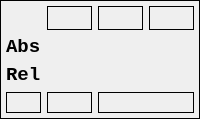
              <widget class="QFrame" name="gridFrame">
               <property name="frameShape">
                <enum>QFrame::Box</enum>
               </property>
               <layout class="QGridLayout" name="gridLayout_2">
                <property name="leftMargin">
                 <number>5</number>
                </property>
                <property name="topMargin">
                 <number>5</number>
                </property>
                <property name="rightMargin">
                 <number>5</number>
                </property>
                <property name="bottomMargin">
                 <number>5</number>
                </property>
                <item row="0" column="2">
                 <widget class="StatusLabel" name="statuslabel_10">
                  <property name="font">
                   <font>
                    <family>Monospace</family>
                    <pointsize>14</pointsize>
                    <weight>75</weight>
                    <bold>true</bold>
                   </font>
                  </property>
                  <property name="frameShape">
                   <enum>QFrame::Box</enum>
                  </property>
                  <property name="alignment">
                   <set>Qt::AlignCenter</set>
                  </property>
                  <property name="rules" stdset="0">
                   <string>[{&quot;channels&quot;: [{&quot;url&quot;: &quot;status:joint.1.homed&quot;, &quot;trigger&quot;: true}], &quot;property&quot;: &quot;Text&quot;, &quot;expression&quot;: &quot;'Y Axis *' if ch[0] else 'Y Axis'&quot;, &quot;name&quot;: &quot;Homed&quot;}, {&quot;channels&quot;: [{&quot;url&quot;: &quot;status:joint.1.homed&quot;, &quot;trigger&quot;: true}], &quot;property&quot;: &quot;Style Sheet&quot;, &quot;expression&quot;: &quot;'background-color:rgb(150,255,150)' if ch[0] else 'background-color:rgb(240,240,80)'&quot;, &quot;name&quot;: &quot;Background Color&quot;}]</string>
                  </property>
                 </widget>
                </item>
                <item row="2" column="0">
                 <widget class="QLabel" name="label">
                  <property name="sizePolicy">
                   <sizepolicy hsizetype="Fixed" vsizetype="Preferred">
                    <horstretch>0</horstretch>
                    <verstretch>0</verstretch>
                   </sizepolicy>
                  </property>
                  <property name="font">
                   <font>
                    <family>Monospace</family>
                    <pointsize>14</pointsize>
                    <weight>75</weight>
                    <bold>true</bold>
                   </font>
                  </property>
                  <property name="text">
                   <string>Abs</string>
                  </property>
                 </widget>
                </item>
                <item row="2" column="1">
                 <widget class="StatusLabel" name="statuslabel_14">
                  <property name="font">
                   <font>
                    <family>Monospace</family>
                    <pointsize>14</pointsize>
                    <weight>75</weight>
                    <bold>true</bold>
                   </font>
                  </property>
                  <property name="alignment">
                   <set>Qt::AlignCenter</set>
                  </property>
                  <property name="rules" stdset="0">
                   <string>[{&quot;channels&quot;: [{&quot;url&quot;: &quot;position:abs?string&amp;axis=x&quot;, &quot;trigger&quot;: true}], &quot;property&quot;: &quot;Text&quot;, &quot;expression&quot;: &quot;ch[0]&quot;, &quot;name&quot;: &quot;Absolute Position&quot;}]</string>
                  </property>
                 </widget>
                </item>
                <item row="3" column="1">
                 <widget class="StatusLabel" name="statuslabel_5">
                  <property name="font">
                   <font>
                    <family>Monospace</family>
                    <pointsize>14</pointsize>
                    <weight>75</weight>
                    <bold>true</bold>
                   </font>
                  </property>
                  <property name="alignment">
                   <set>Qt::AlignCenter</set>
                  </property>
                  <property name="rules" stdset="0">
                   <string>[{&quot;channels&quot;: [{&quot;url&quot;: &quot;position:rel?string&amp;axis=x&quot;, &quot;trigger&quot;: true}], &quot;property&quot;: &quot;Text&quot;, &quot;expression&quot;: &quot;ch[0]&quot;, &quot;name&quot;: &quot;Relative Position&quot;}]</string>
                  </property>
                 </widget>
                </item>
                <item row="4" column="1">
                 <widget class="StatusLabel" name="statuslabel_4">
                  <property name="font">
                   <font>
                    <family>DejaVu Sans</family>
                    <pointsize>12</pointsize>
                   </font>
                  </property>
                  <property name="frameShape">
                   <enum>QFrame::Box</enum>
                  </property>
                  <property name="alignment">
                   <set>Qt::AlignCenter</set>
                  </property>
                  <property name="rules" stdset="0">
                   <string>[{&quot;channels&quot;: [{&quot;url&quot;: &quot;status:tool_in_spindle?string&quot;, &quot;trigger&quot;: true}], &quot;property&quot;: &quot;Text&quot;, &quot;expression&quot;: &quot;'Tool {}'.format(ch[0])&quot;, &quot;name&quot;: &quot;Tool in Spindle&quot;}, {&quot;channels&quot;: [{&quot;url&quot;: &quot;status:tool_in_spindle&quot;, &quot;trigger&quot;: true}], &quot;property&quot;: &quot;Style Sheet&quot;, &quot;expression&quot;: &quot;'background-color: rgb(240,240,80)' if ch[0] == 0 else 'background-color: rgb(150,255,150)'&quot;, &quot;name&quot;: &quot;Background Color&quot;}]</string>
                  </property>
                 </widget>
                </item>
                <item row="4" column="2" colspan="2">
                 <widget class="StatusLabel" name="statuslabel_2">
                  <property name="font">
                   <font>
                    <family>DejaVu Sans</family>
                    <pointsize>12</pointsize>
                   </font>
                  </property>
                  <property name="frameShape">
                   <enum>QFrame::Box</enum>
                  </property>
                  <property name="rules" stdset="0">
                   <string>[{&quot;channels&quot;: [{&quot;url&quot;: &quot;status:file&quot;, &quot;trigger&quot;: true}], &quot;property&quot;: &quot;Text&quot;, &quot;expression&quot;: &quot;'File: ' + ch[0].split('/')[-1] if ch[0] else 'No File Loaded'&quot;, &quot;name&quot;: &quot;Loaded File&quot;}, {&quot;channels&quot;: [{&quot;url&quot;: &quot;status:file&quot;, &quot;trigger&quot;: true}], &quot;property&quot;: &quot;Style Sheet&quot;, &quot;expression&quot;: &quot;'background-color: rgb(150, 255, 150);' if ch[0] != 'No file loaded' else 'background-color:rgb(240,240,80)'&quot;, &quot;name&quot;: &quot;Background Color&quot;}]</string>
                  </property>
                 </widget>
                </item>
                <item row="3" column="0">
                 <widget class="QLabel" name="label_2">
                  <property name="sizePolicy">
                   <sizepolicy hsizetype="Fixed" vsizetype="Preferred">
                    <horstretch>0</horstretch>
                    <verstretch>0</verstretch>
                   </sizepolicy>
                  </property>
                  <property name="font">
                   <font>
                    <family>Monospace</family>
                    <pointsize>14</pointsize>
                    <weight>75</weight>
                    <bold>true</bold>
                   </font>
                  </property>
                  <property name="text">
                   <string>Rel</string>
                  </property>
                 </widget>
                </item>
                <item row="3" column="2">
                 <widget class="StatusLabel" name="statuslabel_12">
                  <property name="font">
                   <font>
                    <family>Monospace</family>
                    <pointsize>14</pointsize>
                    <weight>75</weight>
                    <bold>true</bold>
                   </font>
                  </property>
                  <property name="alignment">
                   <set>Qt::AlignCenter</set>
                  </property>
                  <property name="rules" stdset="0">
                   <string>[{&quot;channels&quot;: [{&quot;url&quot;: &quot;position:rel?string&amp;axis=y&quot;, &quot;trigger&quot;: true}], &quot;property&quot;: &quot;Text&quot;, &quot;expression&quot;: &quot;ch[0]&quot;, &quot;name&quot;: &quot;Relative Position&quot;}]</string>
                  </property>
                 </widget>
                </item>
                <item row="3" column="3">
                 <widget class="StatusLabel" name="statuslabel_13">
                  <property name="font">
                   <font>
                    <family>Monospace</family>
                    <pointsize>14</pointsize>
                    <weight>75</weight>
                    <bold>true</bold>
                   </font>
                  </property>
                  <property name="alignment">
                   <set>Qt::AlignCenter</set>
                  </property>
                  <property name="rules" stdset="0">
                   <string>[{&quot;channels&quot;: [{&quot;url&quot;: &quot;position:rel?string&amp;axis=z&quot;, &quot;trigger&quot;: true}], &quot;property&quot;: &quot;Text&quot;, &quot;expression&quot;: &quot;ch[0]&quot;, &quot;name&quot;: &quot;Relative Position&quot;}]</string>
                  </property>
                 </widget>
                </item>
                <item row="2" column="2">
                 <widget class="StatusLabel" name="statuslabel_15">
                  <property name="font">
                   <font>
                    <family>Monospace</family>
                    <pointsize>14</pointsize>
                    <weight>75</weight>
                    <bold>true</bold>
                   </font>
                  </property>
                  <property name="alignment">
                   <set>Qt::AlignCenter</set>
                  </property>
                  <property name="rules" stdset="0">
                   <string>[{&quot;channels&quot;: [{&quot;url&quot;: &quot;position:abs?string&amp;axis=y&quot;, &quot;trigger&quot;: true}], &quot;property&quot;: &quot;Text&quot;, &quot;expression&quot;: &quot;ch[0]&quot;, &quot;name&quot;: &quot;Absolute Position&quot;}]</string>
                  </property>
                 </widget>
                </item>
                <item row="0" column="3">
                 <widget class="StatusLabel" name="statuslabel_11">
                  <property name="font">
                   <font>
                    <family>Monospace</family>
                    <pointsize>14</pointsize>
                    <weight>75</weight>
                    <bold>true</bold>
                   </font>
                  </property>
                  <property name="frameShape">
                   <enum>QFrame::Box</enum>
                  </property>
                  <property name="alignment">
                   <set>Qt::AlignCenter</set>
                  </property>
                  <property name="rules" stdset="0">
                   <string>[{&quot;channels&quot;: [{&quot;url&quot;: &quot;status:joint.2.homed&quot;, &quot;trigger&quot;: true}], &quot;property&quot;: &quot;Text&quot;, &quot;expression&quot;: &quot;'Z Axis *' if ch[0] else 'Z Axis'&quot;, &quot;name&quot;: &quot;Homed&quot;}, {&quot;channels&quot;: [{&quot;url&quot;: &quot;status:joint.2.homed&quot;, &quot;trigger&quot;: true}], &quot;property&quot;: &quot;Style Sheet&quot;, &quot;expression&quot;: &quot;'background-color:rgb(150,255,150)' if ch[0] else 'background-color:rgb(240,240,80)'&quot;, &quot;name&quot;: &quot;Background Color&quot;}]</string>
                  </property>
                 </widget>
                </item>
                <item row="0" column="1">
                 <widget class="StatusLabel" name="statuslabel">
                  <property name="font">
                   <font>
                    <family>Monospace</family>
                    <pointsize>14</pointsize>
                    <weight>75</weight>
                    <bold>true</bold>
                   </font>
                  </property>
                  <property name="frameShape">
                   <enum>QFrame::Box</enum>
                  </property>
                  <property name="alignment">
                   <set>Qt::AlignCenter</set>
                  </property>
                  <property name="rules" stdset="0">
                   <string>[{&quot;channels&quot;: [{&quot;url&quot;: &quot;status:joint.0.homed&quot;, &quot;trigger&quot;: true}], &quot;property&quot;: &quot;Text&quot;, &quot;expression&quot;: &quot;'X Axis *' if ch[0] else 'X Axis'&quot;, &quot;name&quot;: &quot;Homed&quot;}, {&quot;channels&quot;: [{&quot;url&quot;: &quot;status:joint.0.homed&quot;, &quot;trigger&quot;: true}], &quot;property&quot;: &quot;Style Sheet&quot;, &quot;expression&quot;: &quot;'background-color:rgb(150,255,150)' if ch[0] else 'background-color:rgb(240,240,80)'&quot;, &quot;name&quot;: &quot;Background Color&quot;}]</string>
                  </property>
                 </widget>
                </item>
                <item row="2" column="3">
                 <widget class="StatusLabel" name="statuslabel_16">
                  <property name="font">
                   <font>
                    <family>Monospace</family>
                    <pointsize>14</pointsize>
                    <weight>75</weight>
                    <bold>true</bold>
                   </font>
                  </property>
                  <property name="alignment">
                   <set>Qt::AlignCenter</set>
                  </property>
                  <property name="rules" stdset="0">
                   <string>[{&quot;channels&quot;: [{&quot;url&quot;: &quot;position:abs?string&amp;axis=z&quot;, &quot;trigger&quot;: true}], &quot;property&quot;: &quot;Text&quot;, &quot;expression&quot;: &quot;ch[0]&quot;, &quot;name&quot;: &quot;Absolute Position&quot;}]</string>
                  </property>
                 </widget>
                </item>
                <item row="4" column="0">
                 <widget class="StatusLabel" name="statuslabel_3">
                  <property name="font">
                   <font>
                    <family>DejaVu Sans</family>
                    <pointsize>12</pointsize>
                   </font>
                  </property>
                  <property name="frameShape">
                   <enum>QFrame::Box</enum>
                  </property>
                  <property name="rules" stdset="0">
                   <string>[{&quot;channels&quot;: [{&quot;url&quot;: &quot;status:g5x_index?string&quot;, &quot;trigger&quot;: true}], &quot;property&quot;: &quot;Text&quot;, &quot;expression&quot;: &quot;ch[0]&quot;, &quot;name&quot;: &quot;Current Coordinate Sytem&quot;}]</string>
                  </property>
                 </widget>
                </item>
               </layout>
              </widget>
